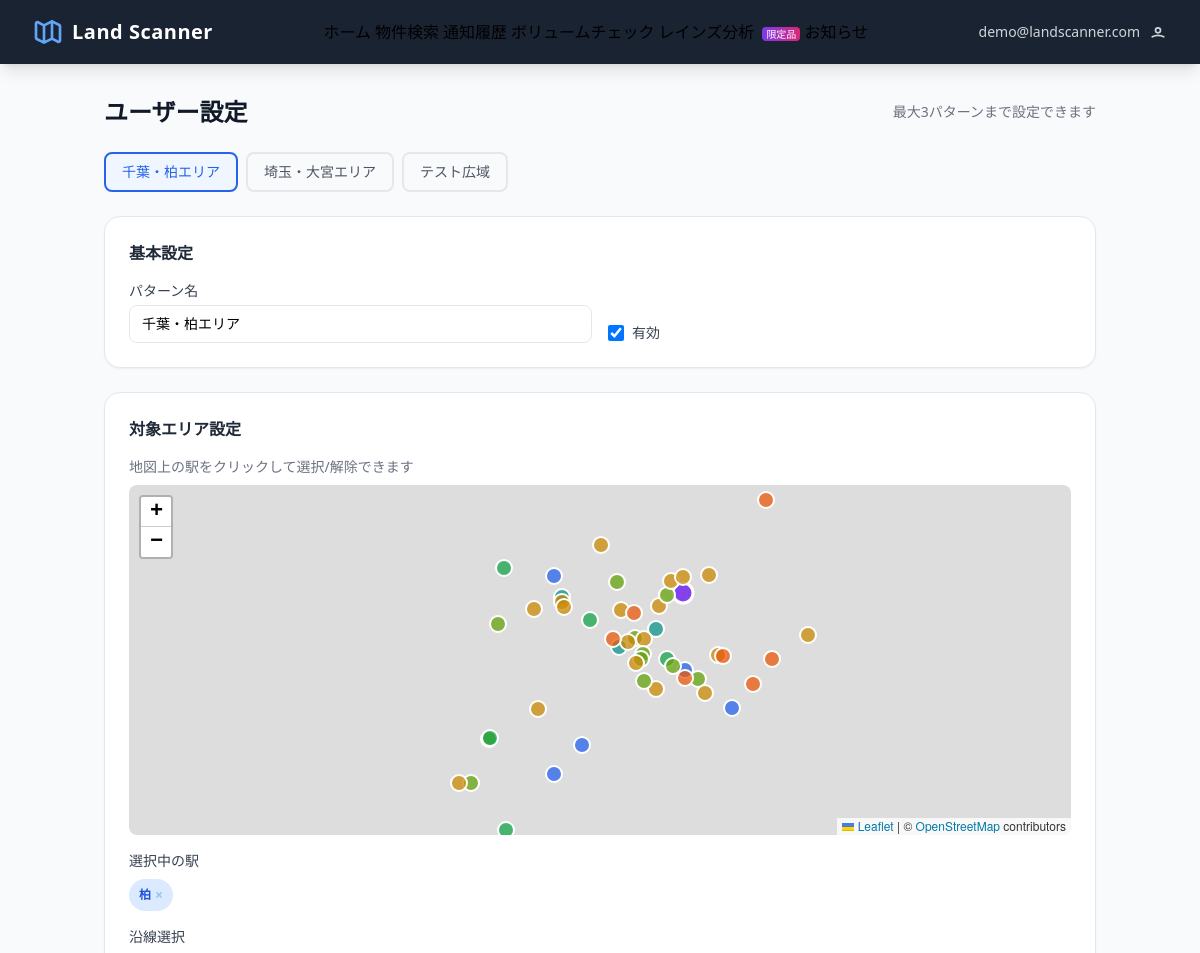
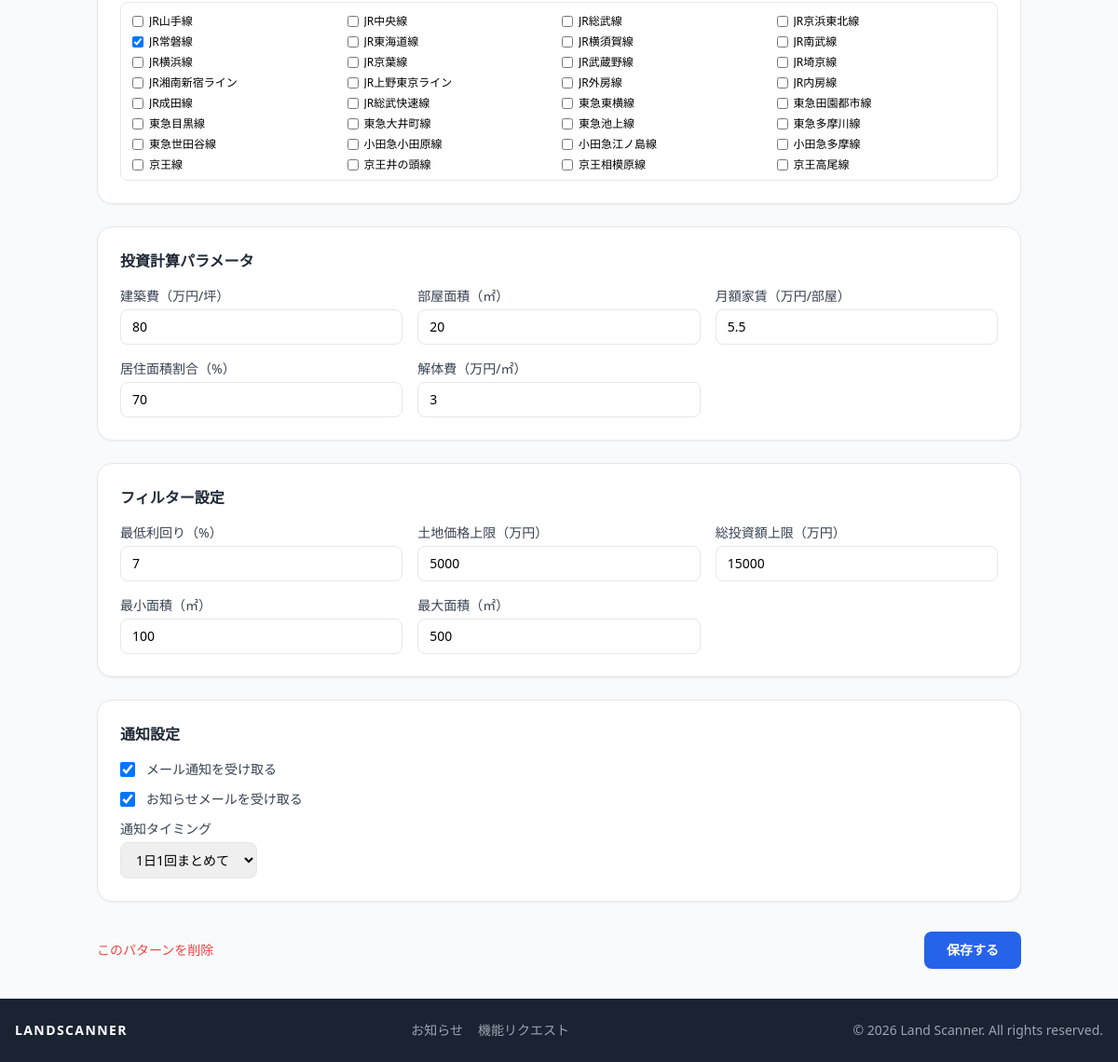
The app's page /settings (signed in) with its own data (2 pictures, top to bottom).
### models.py (models this page shows)
class User(Base):
    __tablename__ = "users"
    id = Column(Integer, primary_key=True, index=True)
    email = Column(String(255), unique=True, nullable=False, index=True)
    password_hash = Column(String(255), nullable=False)
    is_admin = Column(Boolean, default=False)
    created_at = Column(DateTime, server_default=func.now())
    patterns = relationship("SearchPattern", back_populates="user")
    notifications = relationship("NotificationHistory", back_populates="user")

class SearchPattern(Base):
    __tablename__ = "search_patterns"
    id = Column(Integer, primary_key=True, index=True)
    user_id = Column(Integer, ForeignKey("users.id"), nullable=False)
    name = Column(String(100), default="パターン1")
    enabled = Column(Boolean, default=True)
    stations = Column(JSON, default=list)
    lines = Column(JSON, default=list)
    build_cost_per_tsubo = Column(Float, default=80.0)   # 万円/坪
    room_area = Column(Float, default=20.0)              # 部屋面積 ㎡
    demolition_unit = Column(Float, default=3.0)         # 解体費 万円/㎡
    living_ratio = Column(Float, default=70.0)           # 想定居住面積割合 %
    monthly_rent = Column(Float, default=5.0)            # 月額家賃 万円/部屋
    yield_threshold = Column(Float, default=7.0)         # 利回り閾値 %
    max_land_price = Column(Float, nullable=True)        # 土地価格上限 万円
    max_total_investment = Column(Float, nullable=True)  # 総投資額上限 万円
    min_area = Column(Float, nullable=True)              # 最小面積 ㎡
    max_area = Column(Float, nullable=True)              # 最大面積 ㎡
    notify_email = Column(Boolean, default=True)
    notify_announcement = Column(Boolean, default=True)
    notify_timing = Column(String(20), default="daily")  # daily/realtime
    user = relationship("User", back_populates="patterns")
    notifications = relationship("NotificationHistory", back_populates="pattern")

### routers/pages.py (the view)
@router.get("/settings", response_class=HTMLResponse)
async def settings(request: Request, db: Session = Depends(get_db)):
    user = get_user_from_request(request, db)
    if not user:
        return RedirectResponse(url="/login", status_code=302)
    raw_patterns = db.query(SearchPattern).filter(SearchPattern.user_id == user.id).all()
    patterns_list = [
        {
            "id": p.id,
            "name": p.name,
            "enabled": p.enabled,
            "stations": p.stations or [],
            "lines": p.lines or [],
            "build_cost_per_tsubo": p.build_cost_per_tsubo,
            "room_area": p.room_area,
            "demolition_unit": p.demolition_unit,
            "living_ratio": p.living_ratio,
            "monthly_rent": p.monthly_rent,
            "yield_threshold": p.yield_threshold,
            "max_land_price": p.max_land_price,
            "max_total_investment": p.max_total_investment,
            "min_area": p.min_area,
            "max_area": p.max_area,
            "notify_email": p.notify_email,
            "notify_announcement": p.notify_announcement,
            "notify_timing": p.notify_timing,
        }
        for p in raw_patterns
    ]
    stations = load_stations()
    return templates.TemplateResponse("settings.html", {
        "request": request,
        "user": user,
        "patterns": raw_patterns,
        "patterns_json": json.dumps(patterns_list, ensure_ascii=False),
        "lines": LINES,
        "stations_json": json.dumps(stations, ensure_ascii=False),
        "max_patterns": 3,
    })

### templates/settings.html (shortened to what this page needs)
{% extends "base.html" %}
{% block content %}
<div class="max-w-5xl mx-auto px-4 py-8">
  <div class="flex items-center justify-between mb-6">
    <h1 class="text-2xl font-bold text-gray-900">ユーザー設定</h1>
    <span class="text-sm text-gray-500">最大3パターンまで設定できます</span>
  </div>
  <div class="flex gap-2 mb-6" id="pattern-tabs">
    {% for p in patterns %}
    <button
      class="pattern-tab border-2 rounded-lg px-4 py-2 text-sm font-medium text-gray-600 border-gray-200 {% if loop.first %}active{% endif %}"
      data-pattern-id="{{ p.id }}"
      onclick="selectPattern({{ p.id }})"
    >
      {{ p.name }}
    </button>
    {% endfor %}
  </div>
  <div id="pattern-form" class="{% if not patterns %}hidden{% endif %}">
    <form id="settings-form" class="space-y-6">
      <div class="bg-white rounded-2xl shadow-sm border p-6">
        <h2 class="font-bold text-gray-800 mb-4">基本設定</h2>
        <div class="grid grid-cols-1 sm:grid-cols-2 gap-4">
          <div>
            <label class="block text-sm font-medium text-gray-700 mb-1">パターン名</label>
            <input type="text" id="pattern-name" maxlength="50"
              class="w-full border rounded-lg px-3 py-2 text-sm focus:ring-2 focus:ring-blue-500 outline-none" />
          </div>
          <div class="flex items-end gap-4">
            <label class="flex items-center gap-2 cursor-pointer">
              <input type="checkbox" id="pattern-enabled" class="w-4 h-4 rounded text-blue-600" />
              <span class="text-sm font-medium text-gray-700">有効</span>
            </label>
          </div>
        </div>
      </div>
      <div class="bg-white rounded-2xl shadow-sm border p-6">
        <h2 class="font-bold text-gray-800 mb-4">対象エリア設定</h2>
        <div class="mb-4">
          <p class="text-sm text-gray-500 mb-2">地図上の駅をクリックして選択/解除できます</p>
          <div id="settings-map"></div>
        </div>
        <div class="mb-4">
          <p class="text-sm font-medium text-gray-700 mb-2">選択中の駅</p>
          <div id="selected-stations" class="flex flex-wrap gap-2 min-h-8">
          </div>
        </div>
        <div>
          <p class="text-sm font-medium text-gray-700 mb-2">沿線選択</p>
          <div class="grid grid-cols-2 sm:grid-cols-3 md:grid-cols-4 gap-1.5 max-h-48 overflow-y-auto border rounded-lg p-3">
            {% for line in lines %}
            <label class="flex items-center gap-1.5 text-xs cursor-pointer hover:text-blue-600">
              <input type="checkbox" class="line-checkbox w-3 h-3" value="{{ line }}" />
              <span class="truncate">{{ line }}</span>
            </label>
            {% endfor %}
          </div>
        </div>
      </div>
      <div class="bg-white rounded-2xl shadow-sm border p-6">
        <h2 class="font-bold text-gray-800 mb-4">投資計算パラメータ</h2>
        <div class="grid grid-cols-2 sm:grid-cols-3 gap-4 text-sm">
          <div>
            <label class="block text-gray-700 mb-1">建築費（万円/坪）</label>
            <input type="number" id="build-cost" step="1" min="50" max="200"
              class="w-full border rounded-lg px-3 py-2 focus:ring-2 focus:ring-blue-500 outline-none" />
          </div>
          <div>
            <label class="block text-gray-700 mb-1">部屋面積（㎡）</label>
            <input type="number" id="room-area" step="0.5" min="10" max="50"
              class="w-full border rounded-lg px-3 py-2 focus:ring-2 focus:ring-blue-500 outline-none" />
          </div>
          <div>
            <label class="block text-gray-700 mb-1">月額家賃（万円/部屋）</label>
            <input type="number" id="monthly-rent" step="0.5" min="1" max="30"
              class="w-full border rounded-lg px-3 py-2 focus:ring-2 focus:ring-blue-500 outline-none" />
          </div>
          <div>
            <label class="block text-gray-700 mb-1">居住面積割合（%）</label>
            <input type="number" id="living-ratio" step="1" min="50" max="90"
              class="w-full border rounded-lg px-3 py-2 focus:ring-2 focus:ring-blue-500 outline-none" />
          </div>
          <div>
            <label class="block text-gray-700 mb-1">解体費（万円/㎡）</label>
            <input type="number" id="demolition-unit" step="0.5" min="1" max="10"
              class="w-full border rounded-lg px-3 py-2 focus:ring-2 focus:ring-blue-500 outline-none" />
          </div>
        </div>
      </div>
      <div class="bg-white rounded-2xl shadow-sm border p-6">
        <h2 class="font-bold text-gray-800 mb-4">フィルター設定</h2>
        <div class="grid grid-cols-2 sm:grid-cols-3 gap-4 text-sm">
          <div>
            <label class="block text-gray-700 mb-1">最低利回り（%）</label>
            <input type="number" id="yield-threshold" step="0.5" min="0" max="30"
              class="w-full border rounded-lg px-3 py-2 focus:ring-2 focus:ring-blue-500 outline-none" />
          </div>
          <div>
            <label class="block text-gray-700 mb-1">土地価格上限（万円）</label>
            <input type="number" id="max-land-price" step="100" min="0"
              class="w-full border rounded-lg px-3 py-2 focus:ring-2 focus:ring-blue-500 outline-none" placeholder="上限なし" />
          </div>
          <div>
            <label class="block text-gray-700 mb-1">総投資額上限（万円）</label>
            <input type="number" id="max-total" step="100" min="0"
              class="w-full border rounded-lg px-3 py-2 focus:ring-2 focus:ring-blue-500 outline-none" placeholder="上限なし" />
          </div>
          <div>
            <label class="block text-gray-700 mb-1">最小面積（㎡）</label>
            <input type="number" id="min-area" step="10" min="0"
              class="w-full border rounded-lg px-3 py-2 focus:ring-2 focus:ring-blue-500 outline-none" placeholder="下限なし" />
          </div>
          <div>
            <label class="block text-gray-700 mb-1">最大面積（㎡）</label>
            <input type="number" id="max-area" step="10" min="0"
              class="w-full border rounded-lg px-3 py-2 focus:ring-2 focus:ring-blue-500 outline-none" placeholder="上限なし" />
          </div>
        </div>
      </div>
      <div class="bg-white rounded-2xl shadow-sm border p-6">
        <h2 class="font-bold text-gray-800 mb-4">通知設定</h2>
        <div class="space-y-3 text-sm">
          <label class="flex items-center gap-3 cursor-pointer">
            <input type="checkbox" id="notify-email" class="w-4 h-4 rounded text-blue-600" />
            <span class="text-gray-700">メール通知を受け取る</span>
          </label>
          <label class="flex items-center gap-3 cursor-pointer">
            <input type="checkbox" id="notify-announcement" class="w-4 h-4 rounded text-blue-600" />
            <span class="text-gray-700">お知らせメールを受け取る</span>
          </label>
          <div>
            <label class="block text-gray-700 mb-1">通知タイミング</label>
            <select id="notify-timing"
              class="border rounded-lg px-3 py-2 text-sm focus:ring-2 focus:ring-blue-500 outline-none">
              <option value="daily">1日1回まとめて</option>
            </select>
          </div>
        </div>
      </div>
      <div class="flex items-center justify-between pt-2">
        <button
          type="button" onclick="deletePattern()"
          class="text-sm text-red-500 hover:text-red-700 transition-colors"
        >
          このパターンを削除
        </button>
        <div class="flex gap-3">
          <button type="button" onclick="savePattern()"
            class="bg-blue-600 hover:bg-blue-700 text-white font-semibold px-6 py-2.5 rounded-lg text-sm transition-colors">
            保存する
          </button>
        </div>
      </div>
    </form>
  </div>
</div>
{% endblock %}

### templates/base.html (shortened to what this page needs)
<!DOCTYPE html>
<html lang="ja">
<head>
  <script src="https://cdn.tailwindcss.com"></script>
  <link rel="stylesheet" href="https://unpkg.com/leaflet@1.9.4/dist/leaflet.css" />
  <link rel="stylesheet" href="/static/css/app.css" />
</head>
<body class="bg-gray-50 min-h-screen flex flex-col">
  <header class="bg-[#1a2332] shadow-lg sticky top-0 z-50">
    <div class="max-w-7xl mx-auto px-4 sm:px-6 lg:px-8">
      <div class="flex items-center justify-between h-16">
        <a href="/" class="flex items-center gap-2">
          <span class="text-white font-bold text-xl tracking-wide">Land Scanner</span>
        </a>
        <nav class="hidden md:flex items-center gap-1">
          <a href="/" class="nav-link {% if request.url.path == '/' %}active{% endif %}">ホーム</a>
          <a href="/search" class="nav-link {% if request.url.path == '/search' %}active{% endif %}">物件検索</a>
          <a href="/history" class="nav-link {% if request.url.path == '/history' %}active{% endif %}">通知履歴</a>
          <a href="/volume-check" class="nav-link {% if request.url.path == '/volume-check' %}active{% endif %}">ボリュームチェック</a>
          <a href="/reins" class="nav-link {% if request.url.path == '/reins' %}active{% endif %}">
            レインズ分析
            <span class="badge-limited text-white text-[10px] px-1 rounded ml-1">限定品</span>
          </a>
          <a href="/announcements" class="nav-link {% if request.url.path == '/announcements' %}active{% endif %}">お知らせ</a>
        </nav>
        <div class="flex items-center gap-3">
          {% if user %}
          <div class="relative group">
            <button class="flex items-center gap-2 text-gray-300 hover:text-white text-sm">
              <span class="hidden sm:inline">{{ user.email }}</span>
              <svg class="w-5 h-5" fill="none" stroke="currentColor" viewBox="0 0 24 24">
                <path stroke-linecap="round" stroke-linejoin="round" stroke-width="2" d="M5.121 17.804A13.937 13.937 0 0112 16c2.5 0 4.847.655 6.879 1.804M15 10a3 3 0 11-6 0 3 3 0 016 0z"/>
              </svg>
            </button>
          </div>
          {% endif %}
        </div>
      </div>
    </div>
  </header>
  <main class="flex-1">
    {% block content %}{% endblock %}
  </main>
  <footer class="bg-[#1a2332] text-gray-400 mt-auto">
    <div class="max-w-7xl mx-auto px-4 py-6 flex flex-col sm:flex-row justify-between items-center text-sm">
      <div class="font-bold text-white tracking-widest mb-2 sm:mb-0">LANDSCANNER</div>
      <div class="flex gap-4">
        <a href="/announcements" class="hover:text-white transition-colors">お知らせ</a>
        <a href="/feature-request" class="hover:text-white transition-colors">機能リクエスト</a>
      </div>
      <div class="mt-2 sm:mt-0">© 2026 Land Scanner. All rights reserved.</div>
    </div>
  </footer>
</body>
</html>

### static/css/app.css (style rules this page uses)
:root { --color-navy: #1a2332; --color-blue: #2563eb; --color-green: #16a34a; --color-yellow: #ca8a04; --color-red: #dc2626; --color-surface: #f9fafb; }
#settings-map { height: 350px; border-radius: 8px; z-index: 0; }
.pattern-tab { cursor: pointer; transition: all 0.15s ease; }
.pattern-tab.active { border-color: var(--color-blue); color: var(--color-blue); background: #eff6ff; }

### templates/base.html (style rules this page uses)
.nav-link { @apply text-gray-300 hover:text-white transition-colors px-3 py-2 rounded-md text-sm font-medium; }
.badge-limited { background: linear-gradient(90deg, #7c3aed, #db2777); }

### templates/settings.html (style rules this page uses)
#settings-map { height: 350px; border-radius: 8px; }
.pattern-tab.active { border-color: #2563eb; color: #2563eb; background: #eff6ff; }
.pattern-tab { cursor: pointer; transition: all 0.15s; }

### records on screen
User: email "demo@landscanner.com"
SearchPattern: name "千葉・柏エリア"
SearchPattern: name "埼玉・大宮エリア"
SearchPattern: name "テスト広域"

### other values on screen
{{ line }} "JR山手線" "JR中央線" "JR総武線" "JR京浜東北線" "JR常磐線" "JR東海道線" "JR横須賀線" "JR南武線" "JR横浜線" "JR京葉線" "JR武蔵野線" "JR埼京線" "JR湘南新宿ライン" "JR上野東京ライン" "JR外房線" "JR内房線" "JR成田線" "JR総武快速線" "東急東横線" "東急田園都市線" "東急目黒線" "東急大井町線" "東急池上線" "東急多摩川線" "東急世田谷線" "小田急小田原線" "小田急江ノ島線" "小田急多摩線" "京王線" "京王井の頭線" "京王相模原線" "京王高尾線"
